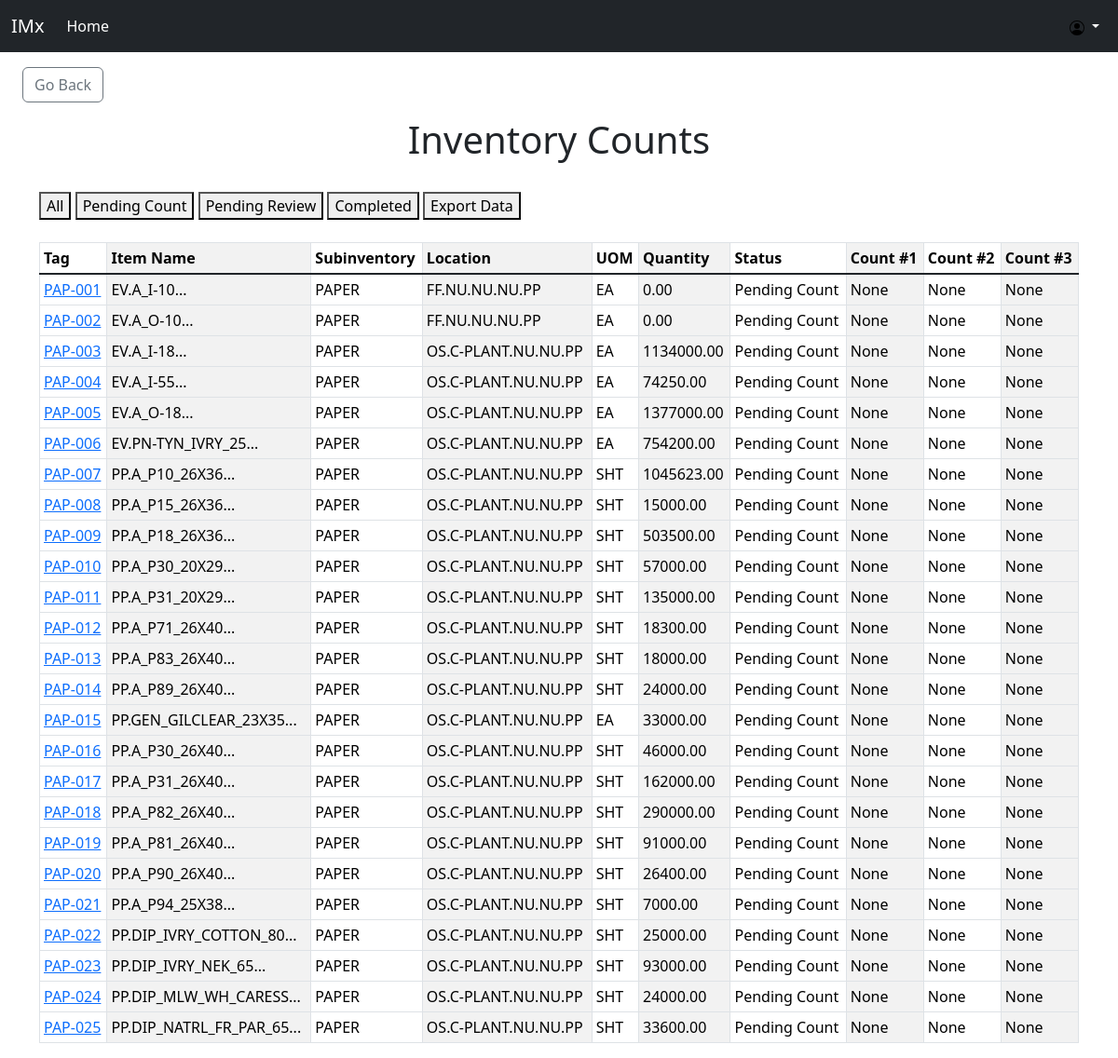
The app's page /IMx/counting/review_counts/ (signed in) with its own data.
### IMx/models.py (models this page shows, shortened)
class Count(models.Model):
    PENDING_COUNT = 'Pending Count'
    PENDING_REVIEW = 'Pending Review'
    COMPLETED = 'Completed'
    STATUS_CHOICES = [
        (PENDING_COUNT, 'Pending Count'),
        (PENDING_REVIEW, 'Pending Review'),
        (COMPLETED, 'Completed'),
    ]
    name = models.CharField(max_length=50)
    tag = models.CharField(max_length=50)
    subinv = models.CharField(max_length=50)
    location = models.CharField(max_length=50)
    uom = models.CharField(max_length=20)
    quantity = models.DecimalField(max_digits=10, decimal_places=2)
    status = models.CharField(max_length=15, choices=STATUS_CHOICES, default="Pending Count")
    first_count = models.DecimalField(max_digits=30, decimal_places=2, null=True, blank=True)
    second_count = models.DecimalField(max_digits=30, decimal_places=2, null=True, blank=True)
    third_count = models.DecimalField(max_digits=30, decimal_places=2, null=True, blank=True)
    fourth_count = models.DecimalField(max_digits=30, decimal_places=2, null=True, blank=True)
    fifth_count = models.DecimalField(max_digits=30, decimal_places=2, null=True, blank=True)
    created_time = models.DateTimeField(auto_now_add=True)
    created_by = models.ForeignKey(User, on_delete=models.CASCADE)
    modified_by = models.ForeignKey(User, on_delete=models.SET_NULL, null=True, blank=True, related_name='counts_modified')
    last_modified = models.DateTimeField(auto_now=True)
    assigned_to = models.ForeignKey(User, on_delete=models.SET_NULL, null=True, blank=True, related_name='assigned_counts')
    locked = models.BooleanField(default=False)
    history = HistoricalRecords()

### IMx/views.py (the view)
# urls.py: path('counting/review_counts/', views.review_counts, name='review_counts'),
def review_counts(request):
    if request.user.is_authenticated:
        if not check_permission(request.user, ['IC Clerk', 'IC Manager']):
            messages.error(request, "You do not have permission to access this page.")
            return render(request, 'imx_counting.html')
        counts = Count.objects.all()
        return render(request, 'imx_review_counts.html', {'counts': counts})
    else:
        redirect_to_home(request)

### IMx/views.py (called while the page is built)
def check_permission(user, group_names):
    return user.is_authenticated and user.groups.filter(Q(name__in=group_names)).exists()

### IMx/templates/imx_review_counts.html (shortened to what this page needs)
{% extends 'imx_base.html' %}
{% block content %}
{% if user.is_authenticated %}
{% load static %}
    <a href="{% url 'view_counting' %}" class="btn btn-outline-secondary my-3 mx-4" >Go Back</a>
    <div class="container">
        <div class="text-center">
            <h1> Inventory Counts </h1>
        </div>
        <br/>
        <button id="all">All</button>
        <button id="pending_count">Pending Count</button>
        <button id="pending_review">Pending Review</button>
        <button id="completed">Completed</button>
        <button id="export-button">Export Data</button>
        <br/><br/>
        <div class="table-responsive">
            <link rel="stylesheet" href="{% static 'css/styles.css' %}">
            <table class="table table-striped-columns table-hover table-bordered table-sm">
                <thead>
                <tr>
                    <th scope="col">Tag</th>
                    <th scope="col">Item Name</th>
                    <th scope="col">Subinventory</th>
                    <th scope="col">Location</th>
                    <th scope="col">UOM</th>
                    <th scope="col">Quantity</th>
                    <th scope="col">Status</th>
                    <th scope="col">Count #1</th>
                    <th scope="col">Count #2</th>
                    <th scope="col">Count #3</th>
                </tr>
                </thead>
                <tbody class="table-group-divider">
                    {% if counts %}
                        {% for count in counts %}
                            <tr>
                                <td><a href="{% url 'count_approval' count.id %}"> {{count.tag}} </a></td>
                                <td>{{ count.name }}</td>
                                <td>{{ count.subinv }}</td>
                                <td>{{ count.location }}</td>
                                <td>{{ count.uom }}</td>
                                <td>{{ count.quantity }}</td>
                                <td>{{ count.status }}</td>
                                <td>{{ count.first_count }}</td>
                                <td>{{ count.second_count }}</td>
                                <td>{{ count.third_count }}</td>
                            </tr>
                        {% endfor %}
                    {% endif %}
                </tbody>
            </table>
        </div>
    {% endif %}
{% endblock %}

### IMx/templates/imx_base.html (shortened to what this page needs)
{% load static %}
<!doctype html>
<html lang="en">
  <head>
    <link href="https://cdn.jsdelivr.net/npm/bootstrap@5.3.2/dist/css/bootstrap.min.css" rel="stylesheet">
  </head>
  <body>
    {% include 'imx_navbar.html'%}
    <div>
    {%block content%}
    {%endblock%}
    </div>
  </body>
</html>

### IMx/templates/imx_navbar.html (shortened to what this page needs)
{% if user.is_authenticated %}
{% load static %}
<nav class="navbar navbar-expand-lg navbar-dark bg-dark">
  <div class="container-fluid">
    <a class="navbar-brand">IMx</a>
    <div class="collapse navbar-collapse" id="navbarNav">
      <ul class="navbar-nav">
        <li class="nav-item">
          <a class="nav-link active" aria-current="page" href="{% url 'imx_home' %}">Home</a>
        </li>
      </ul>
    </div>
    <div class="collapse navbar-collapse justify-content-end" id="navbarNav">
      <ul class="navbar-nav">
        <li class="nav-item dropdown">
          <a class="nav-link dropdown-toggle" id="userDropdown" role="button" data-bs-toggle="dropdown" aria-expanded="false">
            <img src="{% static 'img/person-circle.svg' %}" alt="User Image">
          </a>
        </li>
      </ul>
    </div>
  </div>
</nav>
{% else %}
<nav class="navbar navbar-expand-lg navbar-dark bg-dark">
  <div class="container-fluid">
    <a class="navbar-brand">Herff Jones</a>
  </div>
</nav>
{% endif %}

### IMx/templates/imx_navbar.html (style rules this page uses)
.nav-item.dropdown a.nav-link.dropdown-toggle::after { color: white; }

### records on screen
Count: tag "PAP-001", name "EV.A_I-10...", subinv "PAPER", location "FF.NU.NU.NU.PP", uom "EA", quantity "0.00", status "Pending Count", first_count "None", second_count "None", third_count "None"
Count: tag "PAP-002", name "EV.A_O-10...", subinv "PAPER", location "FF.NU.NU.NU.PP", uom "EA", quantity "0.00", status "Pending Count", first_count "None", second_count "None", third_count "None"
Count: tag "PAP-003", name "EV.A_I-18...", subinv "PAPER", location "OS.C-PLANT.NU.NU.PP", uom "EA", quantity "1134000.00", status "Pending Count", first_count "None", second_count "None", third_count "None"
Count: tag "PAP-004", name "EV.A_I-55...", subinv "PAPER", location "OS.C-PLANT.NU.NU.PP", uom "EA", quantity "74250.00", status "Pending Count", first_count "None", second_count "None", third_count "None"
Count: tag "PAP-005", name "EV.A_O-18...", subinv "PAPER", location "OS.C-PLANT.NU.NU.PP", uom "EA", quantity "1377000.00", status "Pending Count", first_count "None", second_count "None", third_count "None"
Count: tag "PAP-006", name "EV.PN-TYN_IVRY_25...", subinv "PAPER", location "OS.C-PLANT.NU.NU.PP", uom "EA", quantity "754200.00", status "Pending Count", first_count "None", second_count "None", third_count "None"
Count: tag "PAP-007", name "PP.A_P10_26X36...", subinv "PAPER", location "OS.C-PLANT.NU.NU.PP", uom "SHT", quantity "1045623.00", status "Pending Count", first_count "None", second_count "None", third_count "None"
Count: tag "PAP-008", name "PP.A_P15_26X36...", subinv "PAPER", location "OS.C-PLANT.NU.NU.PP", uom "SHT", quantity "15000.00", status "Pending Count", first_count "None", second_count "None", third_count "None"
Count: tag "PAP-009", name "PP.A_P18_26X36...", subinv "PAPER", location "OS.C-PLANT.NU.NU.PP", uom "SHT", quantity "503500.00", status "Pending Count", first_count "None", second_count "None", third_count "None"
Count: tag "PAP-010", name "PP.A_P30_20X29...", subinv "PAPER", location "OS.C-PLANT.NU.NU.PP", uom "SHT", quantity "57000.00", status "Pending Count", first_count "None", second_count "None", third_count "None"
Count: tag "PAP-011", name "PP.A_P31_20X29...", subinv "PAPER", location "OS.C-PLANT.NU.NU.PP", uom "SHT", quantity "135000.00", status "Pending Count", first_count "None", second_count "None", third_count "None"
Count: tag "PAP-012", name "PP.A_P71_26X40...", subinv "PAPER", location "OS.C-PLANT.NU.NU.PP", uom "SHT", quantity "18300.00", status "Pending Count", first_count "None", second_count "None", third_count "None"
Count: tag "PAP-013", name "PP.A_P83_26X40...", subinv "PAPER", location "OS.C-PLANT.NU.NU.PP", uom "SHT", quantity "18000.00", status "Pending Count", first_count "None", second_count "None", third_count "None"
Count: tag "PAP-014", name "PP.A_P89_26X40...", subinv "PAPER", location "OS.C-PLANT.NU.NU.PP", uom "SHT", quantity "24000.00", status "Pending Count", first_count "None", second_count "None", third_count "None"
Count: tag "PAP-015", name "PP.GEN_GILCLEAR_23X35...", subinv "PAPER", location "OS.C-PLANT.NU.NU.PP", uom "EA", quantity "33000.00", status "Pending Count", first_count "None", second_count "None", third_count "None"
Count: tag "PAP-016", name "PP.A_P30_26X40...", subinv "PAPER", location "OS.C-PLANT.NU.NU.PP", uom "SHT", quantity "46000.00", status "Pending Count", first_count "None", second_count "None", third_count "None"
Count: tag "PAP-017", name "PP.A_P31_26X40...", subinv "PAPER", location "OS.C-PLANT.NU.NU.PP", uom "SHT", quantity "162000.00", status "Pending Count", first_count "None", second_count "None", third_count "None"
Count: tag "PAP-018", name "PP.A_P82_26X40...", subinv "PAPER", location "OS.C-PLANT.NU.NU.PP", uom "SHT", quantity "290000.00", status "Pending Count", first_count "None", second_count "None", third_count "None"
Count: tag "PAP-019", name "PP.A_P81_26X40...", subinv "PAPER", location "OS.C-PLANT.NU.NU.PP", uom "SHT", quantity "91000.00", status "Pending Count", first_count "None", second_count "None", third_count "None"
Count: tag "PAP-020", name "PP.A_P90_26X40...", subinv "PAPER", location "OS.C-PLANT.NU.NU.PP", uom "SHT", quantity "26400.00", status "Pending Count", first_count "None", second_count "None", third_count "None"
Count: tag "PAP-021", name "PP.A_P94_25X38...", subinv "PAPER", location "OS.C-PLANT.NU.NU.PP", uom "SHT", quantity "7000.00", status "Pending Count", first_count "None", second_count "None", third_count "None"
Count: tag "PAP-022", name "PP.DIP_IVRY_COTTON_80...", subinv "PAPER", location "OS.C-PLANT.NU.NU.PP", uom "SHT", quantity "25000.00", status "Pending Count", first_count "None", second_count "None", third_count "None"
Count: tag "PAP-023", name "PP.DIP_IVRY_NEK_65...", subinv "PAPER", location "OS.C-PLANT.NU.NU.PP", uom "SHT", quantity "93000.00", status "Pending Count", first_count "None", second_count "None", third_count "None"
Count: tag "PAP-024", name "PP.DIP_MLW_WH_CARESS...", subinv "PAPER", location "OS.C-PLANT.NU.NU.PP", uom "SHT", quantity "24000.00", status "Pending Count", first_count "None", second_count "None", third_count "None"
Count: tag "PAP-025", name "PP.DIP_NATRL_FR_PAR_65...", subinv "PAPER", location "OS.C-PLANT.NU.NU.PP", uom "SHT", quantity "33600.00", status "Pending Count", first_count "None", second_count "None", third_count "None"
